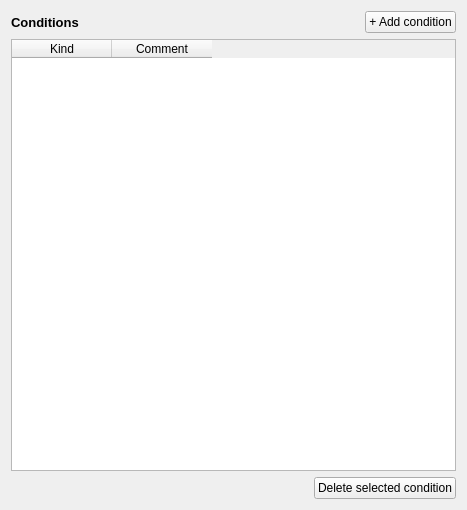
      <widget class="QWidget" name="tabApplicability">
       <attribute name="title">
        <string>Applicability</string>
       </attribute>
       <layout class="QVBoxLayout" name="verticalLayout_2">
        <item>
         <layout class="QHBoxLayout" name="horizontalLayout_5">
          <item>
           <widget class="QLabel" name="label">
            <property name="font">
             <font>
              <pointsize>10</pointsize>
              <bold>true</bold>
             </font>
            </property>
            <property name="text">
             <string>Сonditions</string>
            </property>
           </widget>
          </item>
          <item>
           <spacer name="horizontalSpacer_2">
            <property name="orientation">
             <enum>Qt::Horizontal</enum>
            </property>
            <property name="sizeType">
             <enum>QSizePolicy::Fixed</enum>
            </property>
            <property name="sizeHint" stdset="0">
             <size>
              <width>280</width>
              <height>20</height>
             </size>
            </property>
           </spacer>
          </item>
          <item>
           <widget class="QPushButton" name="pushButtonAddConditionApplicability">
            <property name="text">
             <string>+ Add condition</string>
            </property>
            <property name="checkable">
             <bool>false</bool>
            </property>
           </widget>
          </item>
         </layout>
        </item>
        <item>
         <widget class="QTableWidget" name="tableWidgetApplicability">
          <property name="sizePolicy">
           <sizepolicy hsizetype="Expanding" vsizetype="Fixed">
            <horstretch>0</horstretch>
            <verstretch>0</verstretch>
           </sizepolicy>
          </property>
          <property name="minimumSize">
           <size>
            <width>1</width>
            <height>432</height>
           </size>
          </property>
          <property name="maximumSize">
           <size>
            <width>16777215</width>
            <height>432</height>
           </size>
          </property>
          <column>
           <property name="text">
            <string>Kind</string>
           </property>
          </column>
          <column>
           <property name="text">
            <string>Comment</string>
           </property>
          </column>
         </widget>
        </item>
        <item>
         <layout class="QHBoxLayout" name="horizontalLayout_27">
          <item>
           <spacer name="horizontalSpacer_8">
            <property name="orientation">
             <enum>Qt::Horizontal</enum>
            </property>
            <property name="sizeHint" stdset="0">
             <size>
              <width>40</width>
              <height>20</height>
             </size>
            </property>
           </spacer>
          </item>
          <item>
           <widget class="QPushButton" name="pushButtonDeleteSelectedConditionApplicability">
            <property name="text">
             <string>Delete selected condition</string>
            </property>
           </widget>
          </item>
         </layout>
        </item>
       </layout>
      </widget>
